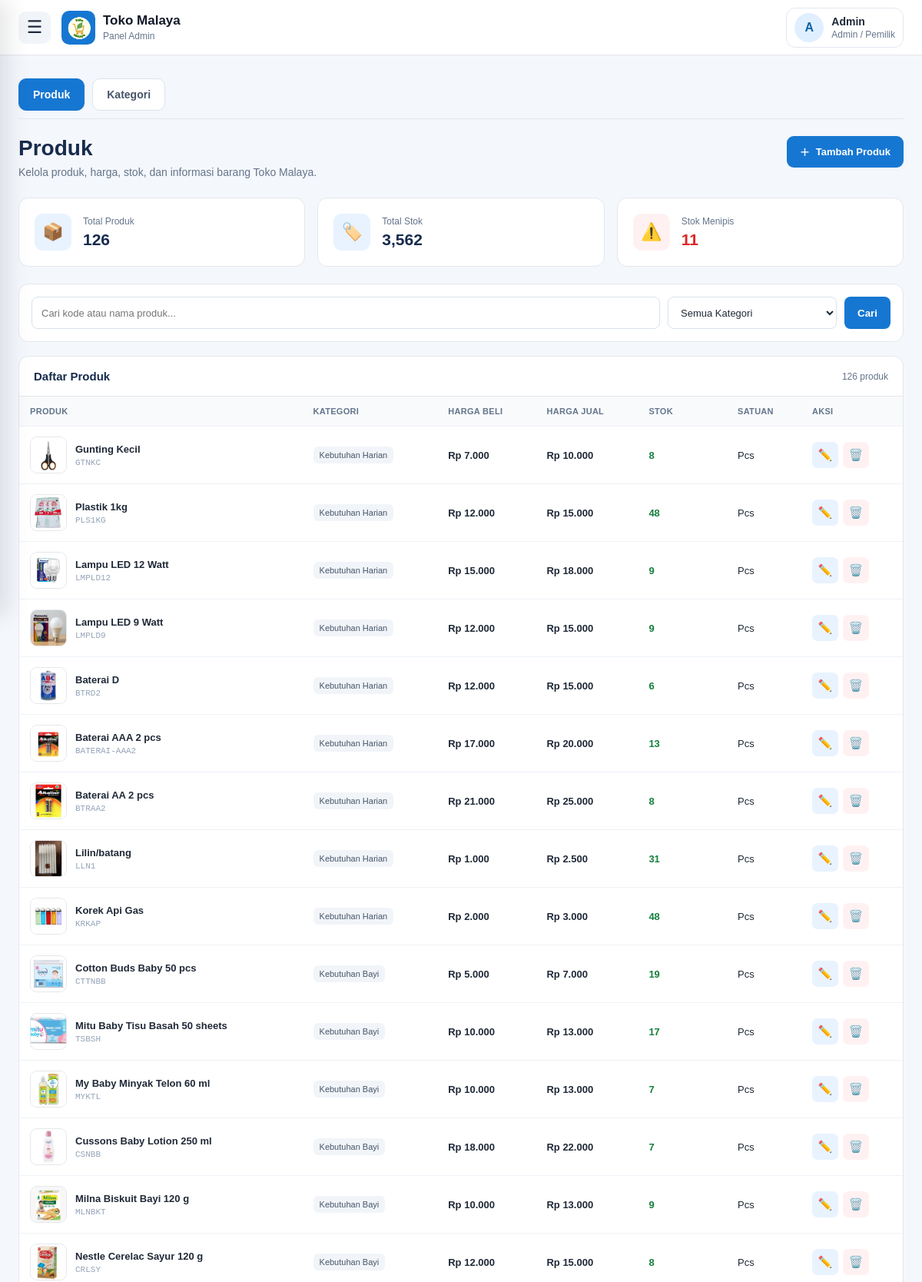
Page /admin/produk.php (signed in, upper part) on the committed database.
### tables this page shows
CREATE TABLE `barang` (
  `id_barang` int(11) NOT NULL,
  `kode_barang` varchar(20) NOT NULL,
  `nama_barang` varchar(100) NOT NULL,
  `gambar` varchar(255) DEFAULT NULL,
  `id_kategori` int(11) NOT NULL,
  `harga_beli` decimal(12,2) NOT NULL,
  `harga_jual` decimal(12,2) NOT NULL,
  `stok` int(11) NOT NULL DEFAULT 0,
  `satuan` varchar(20) NOT NULL,
  `stok_minimum` int(11) NOT NULL DEFAULT 5
);

CREATE TABLE `kategori` (
  `id_kategori` int(11) NOT NULL,
  `nama_kategori` varchar(100) NOT NULL
);

### admin/produk.php (the view, shortened to what this page needs)
<?php
require_once "../config/database.php";
$nama_user = $_SESSION['nama'] ?? 'Admin';
function e($value)
{
    return htmlspecialchars(
        (string) $value,
        ENT_QUOTES,
        'UTF-8'
    );
}
function rupiah($angka)
{
    return 'Rp ' . number_format(
        (float) $angka,
        0,
        ',',
        '.'
    );
}
$error = '';
$kategori_list = [];
$result_kategori = mysqli_query(
    $conn,
    "SELECT
        id_kategori,
        nama_kategori
     FROM kategori
     ORDER BY nama_kategori ASC"
);
if ($result_kategori) {
    while (
        $row = mysqli_fetch_assoc(
            $result_kategori
        )
    ) {
        $kategori_list[] = $row;
    }
}
$search = trim(
    $_GET['search'] ?? ''
);
$produk = [];
$whereSql = " FROM barang b LEFT JOIN kategori k ON b.id_kategori = k.id_kategori WHERE 1 = 1 ";
$sql_stat = "SELECT COUNT(*) AS total_produk,
                    COALESCE(SUM(b.stok), 0) AS total_stok,
                    COALESCE(SUM(CASE WHEN b.stok <= b.stok_minimum THEN 1 ELSE 0 END), 0) AS stok_menipis"
          . $whereSql;
$stmt_stat = mysqli_prepare($conn, $sql_stat);
if (!$stmt_stat) {
    error_log('Gagal menyiapkan statistik produk: ' . mysqli_error($conn));
    $total_produk = 0;
    $total_stok = 0;
    $stok_menipis = 0;
} else {
    mysqli_stmt_execute($stmt_stat);
    $result_stat = mysqli_stmt_get_result($stmt_stat);
    $stat = $result_stat ? mysqli_fetch_assoc($result_stat) : null;
    $total_produk = (int) ($stat['total_produk'] ?? 0);
    $total_stok = (int) ($stat['total_stok'] ?? 0);
    $stok_menipis = (int) ($stat['stok_menipis'] ?? 0);
}
$sql = "SELECT b.id_barang, b.kode_barang, b.nama_barang, b.gambar,
               b.id_kategori, b.harga_beli, b.harga_jual, b.stok,
               b.satuan, b.stok_minimum, k.nama_kategori"
     . $whereSql
     . " ORDER BY b.id_barang DESC";
$stmt = mysqli_prepare($conn, $sql);
if ($stmt) {
    if (mysqli_stmt_execute($stmt)) {
        $result_produk = mysqli_stmt_get_result($stmt);
        while ($result_produk && ($row = mysqli_fetch_assoc($result_produk))) {
            $produk[] = $row;
        }
    } else {
        error_log('Gagal mengambil daftar produk: ' . mysqli_stmt_error($stmt));
        $error = $error !== '' ? $error : 'Data produk gagal dimuat. Periksa koneksi database.';
    }
} else {
    error_log('Gagal menyiapkan daftar produk: ' . mysqli_error($conn));
    $error = $error !== '' ? $error : 'Data produk gagal dimuat. Periksa struktur database.';
}
?>
<!DOCTYPE html>
<html lang="id">
<head>
</head>
<body>
<header class="topbar">
    <div class="topbar-left">
        <button type="button" class="menu-button" onclick="toggleMenu()" id="menuButton" aria-label="Buka menu" aria-controls="drawer" aria-expanded="false" title="Menu">☰</button>
        <a href="dashboard.php" class="brand">
            <div class="brand-logo"><img src="../assets/SembakoKu (3).png" alt="Toko Malaya"></div>
            <div class="brand-text"><strong>Toko Malaya</strong><span>Panel Admin</span></div>
        </a>
    </div>
    <div class="top-user">
        <div class="top-avatar"><?= e(strtoupper(substr($nama_user, 0, 1))) ?></div>
        <div class="top-user-info"><strong><?= e($nama_user) ?></strong><span>Admin / Pemilik</span></div>
    </div>
</header>
<main class="main">
    <div class="combined-tabs" role="tablist" aria-label="Manajemen Produk dan Kategori">
        <button type="button" class="combined-tab active" id="tabProduk" onclick="switchCombinedTab('produk')"> Produk</button>
        <button type="button" class="combined-tab" id="tabKategori" onclick="switchCombinedTab('kategori')"> Kategori</button>
    </div>
    <section id="panelProduk" class="combined-panel">
    <div class="page-header">
        <div class="page-title">
            <h1>
                Produk
            </h1>
            <p>
                Kelola produk, harga, stok, dan informasi barang Toko Malaya.
            </p>
        </div>
        <button
            type="button"
            class="btn-primary"
            onclick="openTambahModal()"
        >
            <span>
                ＋
            </span>
            Tambah Produk
        </button>
    </div>
    <div class="stats">
        <div class="stat-card">
            <div class="stat-icon">
                📦
            </div>
            <div class="stat-content">
                <span>
                    Total Produk
                </span>
                <strong>
                    <?= number_format(
                        $total_produk
                    ) ?>
                </strong>
            </div>
        </div>
        <div class="stat-card">
            <div class="stat-icon">
                🏷️
            </div>
            <div class="stat-content">
                <span>
                    Total Stok
                </span>
                <strong>
                    <?= number_format(
                        $total_stok
                    ) ?>
                </strong>
            </div>
        </div>
        <div class="stat-card">
            <div
                class="stat-icon"
                style="
                    background:#fff1f2;
                    color:#dc2626;
                "
            >
                ⚠️
            </div>
            <div class="stat-content">
                <span>
                    Stok Menipis
                </span>
                <strong
                    style="
                        color:
                        <?= $stok_menipis > 0
                            ? '#dc2626'
                            : '#172b4d'
                        ?>;
                    "
                >
                    <?= number_format(
                        $stok_menipis
                    ) ?>
                </strong>
            </div>
        </div>
    </div>
    <div class="filter-card">
        <form
            method="GET"
            class="filter-form"
        >
            <input
                type="text"
                name="search"
                class="input"
                placeholder="Cari kode atau nama produk..."
                value="<?= e($search) ?>"
            >
            <select
                name="kategori"
                class="select"
            >
                <option value="0">
                    Semua Kategori
                </option>
            </select>
            <button
                type="submit"
                class="btn-filter"
            >
                Cari
            </button>
        </form>
    </div>
    <div class="table-card">
        <div class="table-header">
            <strong>
                Daftar Produk
            </strong>
            <span>
                <?= number_format(count($produk)) ?> produk
            </span>
        </div>
        <div class="table-wrapper">
            <?php if (
                empty($produk)
            ): ?>
                <div class="empty">
                    <div class="empty-icon">
                        📦
                    </div>
                    <strong>
                        Produk belum ditemukan
                    </strong>
                    <p>
                        Coba ubah kata pencarian atau tambahkan produk baru.
                    </p>
                </div>
            <?php else: ?>
                <table>
                    <thead>
                        <tr>
                            <th>
                                Produk
                            </th>
                            <th>
                                Kategori
                            </th>
                            <th>
                                Harga Beli
                            </th>
                            <th>
                                Harga Jual
                            </th>
                            <th>
                                Stok
                            </th>
                            <th>
                                Satuan
                            </th>
                            <th>
                                Aksi
                            </th>
                        </tr>
                    </thead>
                    <tbody>
                    <?php foreach (
                        $produk
                        as $item
                    ): ?>
                        <?php
                        $gambar =
                            trim(
                                (string)
                                $item['gambar']
                            );
                        if ($gambar !== '') {
                            $gambar_src =
                                "../uploads/" .
                                ltrim(
                                    $gambar,
                                    '/'
                                );
                        } else {
                            $gambar_src =
                                "../assets/SembakoKu (3).png";
                        }
                        $stok_item =
                            (int)
                            $item['stok'];
                        $stok_min =
                            (int)
                            $item['stok_minimum'];
                        $stok_warning =
                            $stok_item <=
                            $stok_min;
                        ?>
                        <tr>
                            <td>
                                <div class="product-info">
                                    <img
                                        src="<?= e($gambar_src) ?>"
                                        class="product-image"
                                        alt="<?= e(
                                            $item['nama_barang']
                                        ) ?>"
                                        onerror="
                                            this.src='../assets/SembakoKu (3).png';
                                        "
                                    >
                                    <div class="product-name">
                                        <strong>
                                            <?= e(
                                                $item['nama_barang']
                                            ) ?>
                                        </strong>
                                        <span class="code">
                                            <?= e(
                                                $item['kode_barang']
                                            ) ?>
                                        </span>
                                    </div>
                                </div>
                            </td>
                            <td>
                                <span class="category">
                                    <?= e(
                                        $item['nama_kategori']
                                        ??
                                        '-'
                                    ) ?>
                                </span>
                            </td>
                            <td>
                                <span class="price">
                                    <?= rupiah(
                                        $item['harga_beli']
                                    ) ?>
                                </span>
                            </td>
                            <td>
                                <span class="price">
                                    <?= rupiah(
                                        $item['harga_jual']
                                    ) ?>
                                </span>
                            </td>
                            <td>
                                <span
                                    class="
                                        stock
                                        <?= $stok_warning
                                            ? 'warning'
                                            : 'good'
                                        ?>
                                    "
                                >
                                    <?= number_format(
                                        $stok_item
                                    ) ?>
                                </span>
                            </td>
                            <td>
                                <?= e(
                                    $item['satuan']
                                ) ?>
                            </td>
                            <td>
                                <div class="action-buttons">
                                    <button
                                        type="button"
                                        class="
                                            btn-action
                                            btn-edit
                                        "
                                        title="Edit produk"
                                        onclick='openEditModal(
                                            <?= json_encode(
                                                $item,
                                                JSON_HEX_TAG |
                                                JSON_HEX_APOS |
                                                JSON_HEX_QUOT |
                                                JSON_HEX_AMP
                                            ) ?>
                                        )'
                                    >
                                        ✏️
                                    </button>
                                    <form
                                        method="POST"
                                        onsubmit="
                                            return confirm(
                                                'Yakin ingin menghapus produk ini?'
                                            );
                                        "
                                    >
                                        <button
                                            type="submit"
                                            class="
                                                btn-action
                                                btn-delete
                                            "
                                            title="Hapus produk"
                                        >
                                            🗑️
                                        </button>
                                    </form>
                                </div>
                            </td>
                        </tr>
                    <?php endforeach; ?>
                    </tbody>
                </table>
            <?php endif; ?>
        </div>
    </div>
    </section>
</main>
</body>
</html>

### rows in the picture
barang: gambar (picture), nama_barang "Gunting Kecil", kode_barang "GTNKC", id_kategori.nama_kategori "Kebutuhan Harian", harga_beli "Rp 7.000", harga_jual "Rp 10.000", stok "8", satuan "Pcs"
barang: gambar (picture), nama_barang "Plastik 1kg", kode_barang "PLS1KG", id_kategori.nama_kategori "Kebutuhan Harian", harga_beli "Rp 12.000", harga_jual "Rp 15.000", stok "48", satuan "Pcs"
barang: gambar (picture), nama_barang "Lampu LED 12 Watt", kode_barang "LMPLD12", id_kategori.nama_kategori "Kebutuhan Harian", harga_beli "Rp 15.000", harga_jual "Rp 18.000", stok "9", satuan "Pcs"
barang: gambar (picture), nama_barang "Lampu LED 9 Watt", kode_barang "LMPLD9", id_kategori.nama_kategori "Kebutuhan Harian", harga_beli "Rp 12.000", harga_jual "Rp 15.000", stok "9", satuan "Pcs"
barang: gambar (picture), nama_barang "Baterai D", kode_barang "BTRD2", id_kategori.nama_kategori "Kebutuhan Harian", harga_beli "Rp 12.000", harga_jual "Rp 15.000", stok "6", satuan "Pcs"
barang: gambar (picture), nama_barang "Baterai AAA 2 pcs", kode_barang "BATERAI-AAA2", id_kategori.nama_kategori "Kebutuhan Harian", harga_beli "Rp 17.000", harga_jual "Rp 20.000", stok "13", satuan "Pcs"
barang: gambar (picture), nama_barang "Baterai AA 2 pcs", kode_barang "BTRAA2", id_kategori.nama_kategori "Kebutuhan Harian", harga_beli "Rp 21.000", harga_jual "Rp 25.000", stok "8", satuan "Pcs"
barang: gambar (picture), nama_barang "Lilin/batang", kode_barang "LLN1", id_kategori.nama_kategori "Kebutuhan Harian", harga_beli "Rp 1.000", harga_jual "Rp 2.500", stok "31", satuan "Pcs"
barang: gambar (picture), nama_barang "Korek Api Gas", kode_barang "KRKAP", id_kategori.nama_kategori "Kebutuhan Harian", harga_beli "Rp 2.000", harga_jual "Rp 3.000", stok "48", satuan "Pcs"
barang: gambar (picture), nama_barang "Cotton Buds Baby 50 pcs", kode_barang "CTTNBB", id_kategori.nama_kategori "Kebutuhan Bayi", harga_beli "Rp 5.000", harga_jual "Rp 7.000", stok "19", satuan "Pcs"
barang: gambar (picture), nama_barang "Mitu Baby Tisu Basah 50 sheets", kode_barang "TSBSH", id_kategori.nama_kategori "Kebutuhan Bayi", harga_beli "Rp 10.000", harga_jual "Rp 13.000", stok "17", satuan "Pcs"
barang: gambar (picture), nama_barang "My Baby Minyak Telon 60 ml", kode_barang "MYKTL", id_kategori.nama_kategori "Kebutuhan Bayi", harga_beli "Rp 10.000", harga_jual "Rp 13.000", stok "7", satuan "Pcs"
barang: gambar (picture), nama_barang "Cussons Baby Lotion 250 ml", kode_barang "CSNBB", id_kategori.nama_kategori "Kebutuhan Bayi", harga_beli "Rp 18.000", harga_jual "Rp 22.000", stok "7", satuan "Pcs"
barang: gambar (picture), nama_barang "Milna Biskuit Bayi 120 g", kode_barang "MLNBKT", id_kategori.nama_kategori "Kebutuhan Bayi", harga_beli "Rp 10.000", harga_jual "Rp 13.000", stok "9", satuan "Pcs"
barang: gambar (picture), nama_barang "Nestle Cerelac Sayur 120 g", kode_barang "CRLSY", id_kategori.nama_kategori "Kebutuhan Bayi", harga_beli "Rp 12.000", harga_jual "Rp 15.000", stok "8", satuan "Pcs"

### other values in the picture
substr($nama_user, 0, 1) "A"
$nama_user "Admin"
$total_produk "126"
$total_stok "3,562"
$stok_menipis "11"
count($produk) "126"
